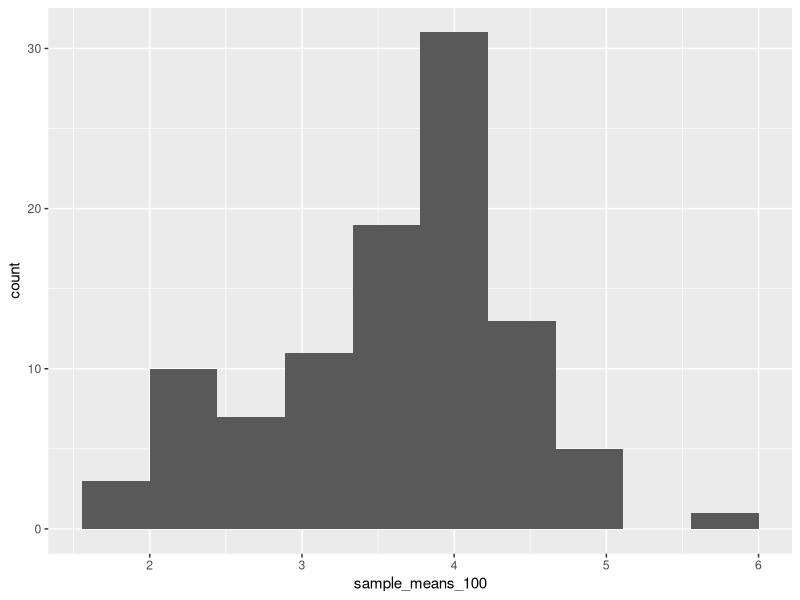

The R script that drew this image:
  # Introduction to Statistics in R ----
  
  ## Central Limit Theorem ----
  # The Central Limit Theorem (CLT) is a fundamental theorem in probability theory and statistics. It states that the distribution of sample means approaches a normal distribution as the sample size increases, regardless of the underlying population distribution.
  
  # Load packages ---- 
  library(dplyr)
  library(readr)
  library(ggplot2)
  
  # Restart Environment ----
  rm(list = ls())
  
  # Load data set ----
  die <- c(1, 2, 3, 4, 5, 6)
  
  ## Code ----
  sample_of_5 <- sample(die, 5,
                          replace = TRUE) %>% mean()
  sample_of_5

  # Rolling the dice 5 time 10 times
  sample_means_10 <- replicate(10, sample(die, 5, replace = TRUE) %>% mean())
  data_means <- data.frame(sample_means_10)
  
  # Rolling the dice 5 time 10 times
  sample_means_100 <- replicate(100, sample(die, 5, replace = TRUE) %>% mean())
  data_means <- data.frame(sample_means_100)
  
  ggplot(data_means, aes(sample_means_100)) +
    geom_histogram(bins = 10)